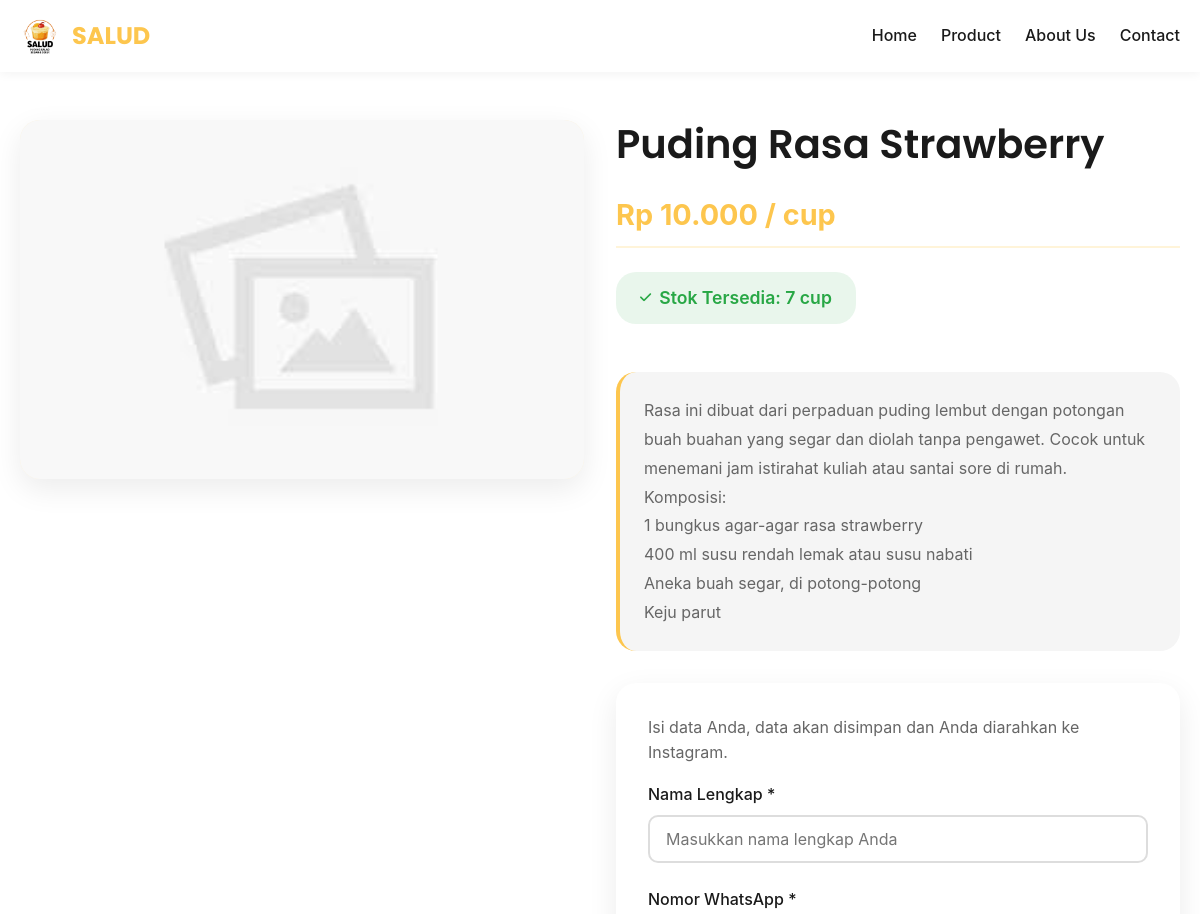
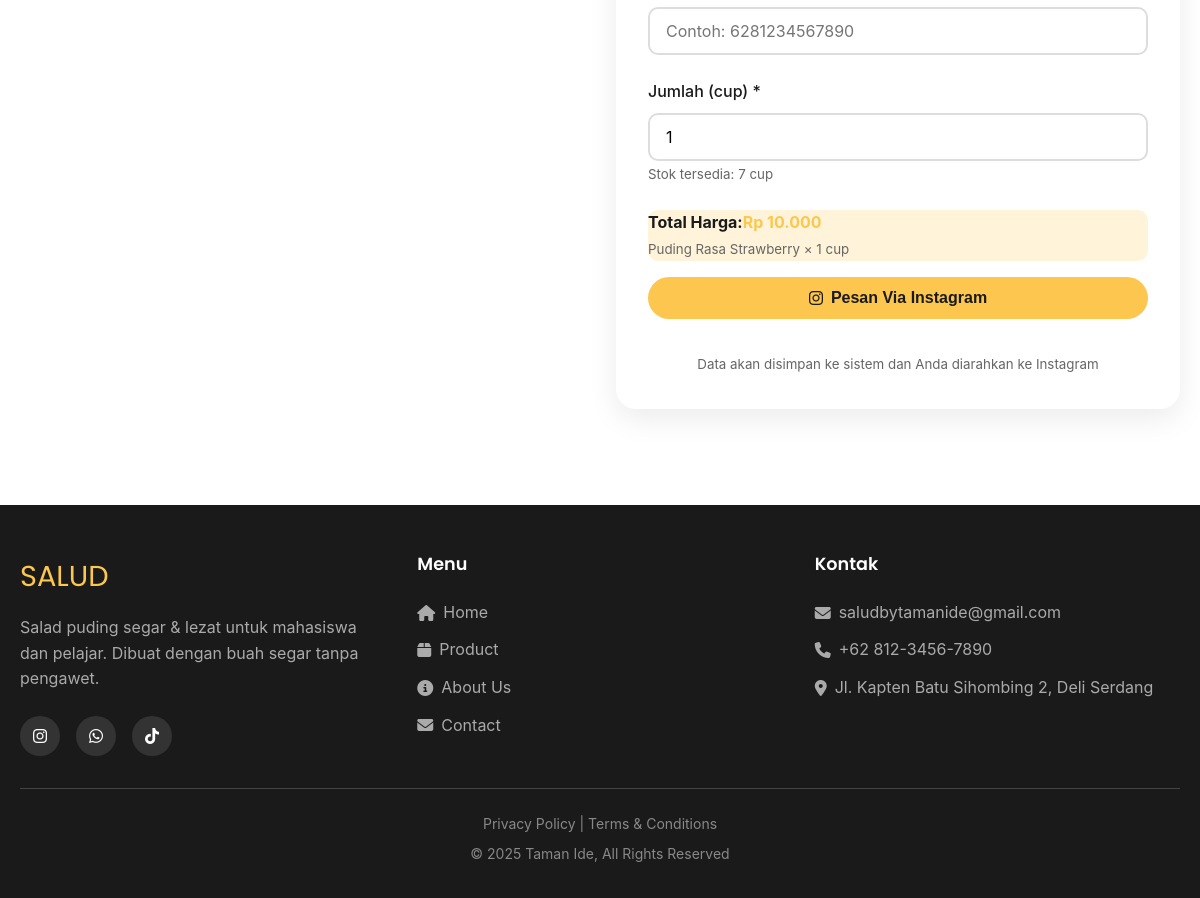
The page /product-detail.php?id=2 on the database its author committed (2 pictures, top to bottom).
### tables this page shows
CREATE TABLE `products` (
  `id` int(11) NOT NULL,
  `name` varchar(100) DEFAULT NULL,
  `description` text DEFAULT NULL,
  `price` int(11) DEFAULT NULL,
  `stock` int(11) DEFAULT 0,
  `image` varchar(255) DEFAULT NULL,
  `created_at` timestamp NOT NULL DEFAULT current_timestamp()
);

### product-detail.php (the view, shortened to what this page needs)
<?php
require_once 'includes/functions.php';
$id = isset($_GET['id']) ? (int)$_GET['id'] : 0;
$stmt = $pdo->prepare("SELECT * FROM products WHERE id = ?");
$stmt->execute([$id]);
$product = $stmt->fetch();
?>
<!DOCTYPE html>
<html lang="id">
<head>
    <link rel="stylesheet" href="assets/css/style.css">
    <link rel="stylesheet"
          href="https://cdnjs.cloudflare.com/ajax/libs/font-awesome/6.4.0/css/all.min.css"
 />
</head>
<body>
    <nav class="navbar">
        <div class="container nav-container">
            <div class="logo-wrapper">
                <img src="assets/images/Logo Salad Puding Hitam.png"
                     alt="SALUD Logo"
                     class="logo-image"
                     width="40"
                     height="40">
                <a href="index.php" class="logo">SALUD</a>
            </div>
            <ul class="nav-menu" id="navMenu">
                <li><a href="index.php">Home</a></li>
                <li><a href="products.php">Product</a></li>
                <li><a href="about.php">About Us</a></li>
                <li><a href="contact.php">Contact</a></li>
            </ul>
        </div>
    </nav>
    <main id="main-content">
        <section class="features">
            <div class="container">
                <div class="product-detail-grid">
                    <div class="product-image-container">
                        <img src="assets/uploads/<?= htmlspecialchars($product['image']) ?>"
                             alt="<?= htmlspecialchars($product['name']) ?>"
                             class="product-detail-img"
                             onerror="this.src='assets/images/default.jpg'"
                             loading="lazy">
                    </div>
                    <div class="product-info-container">
                        <h1><?= htmlspecialchars($product['name']) ?></h1>
                        <div class="product-price-large">
                            Rp <?= number_format($product['price'], 0, ',', '.') ?> / cup
                        </div>
                        <div class="stock-info">
                            <span class="product-stock <?= $product['stock'] > 0 ? 'in-stock' : 'out-stock' ?>">
                                <i class="fas fa-<?= $product['stock'] > 0 ? 'check' : 'times' ?>"></i>
                                <?= $product['stock'] > 0 ? 'Stok Tersedia: ' . $product['stock'] . ' cup' : 'Stok Habis' ?>
                            </span>
                        </div>
                        <div class="product-description">
                            <?= nl2br(htmlspecialchars($product['description'])) ?>
                        </div>
                        <div class="form-container">
                            <p class="mb-2">Isi data Anda, data akan disimpan dan Anda diarahkan ke Instagram.</p>
                            <?php if ($product['stock'] > 0): ?>
                            <form method="POST" id="orderForm">
                                <div class="form-group">
                                    <label for="nama">Nama Lengkap <span class="required">*</span></label>
                                    <input type="text" id="nama" name="nama"
                                           value="<?= isset($_SESSION['order_data']['nama']) ? htmlspecialchars($_SESSION['order_data']['nama']) : (isset($_POST['nama']) ? htmlspecialchars($_POST['nama']) : '') ?>"
                                           required
                                           placeholder="Masukkan nama lengkap Anda">
                                </div>
                                <div class="form-group">
                                    <label for="whatsapp">Nomor WhatsApp <span class="required">*</span></label>
                                    <input type="tel" id="whatsapp" name="whatsapp"
                                           value="<?= isset($_SESSION['order_data']['whatsapp']) ? htmlspecialchars($_SESSION['order_data']['whatsapp']) : (isset($_POST['whatsapp']) ? htmlspecialchars($_POST['whatsapp']) : '') ?>"
                                           placeholder="Contoh: 6281234567890"
                                           required>
                                </div>
                                <div class="form-group">
                                    <label for="quantity">Jumlah (cup) <span class="required">*</span></label>
                                    <input type="number" id="quantity" name="quantity"
                                           value="<?= isset($_SESSION['order_data']['quantity']) ? htmlspecialchars($_SESSION['order_data']['quantity']) : (isset($_POST['quantity']) ? htmlspecialchars($_POST['quantity']) : '1') ?>"
                                           min="1"
                                           max="<?= $product['stock'] ?>"
                                           required
                                           placeholder="Masukkan jumlah yang diinginkan">
                                    <small class="text-muted">Stok tersedia: <?= $product['stock'] ?> cup</small>
                                </div>
                                <div class="price-preview mb-2 p-2" style="background-color: var(--secondary); border-radius: 10px;">
                                    <div class="d-flex justify-between">
                                        <span><strong>Total Harga:</strong></span>
                                        <span id="subtotalPreview" style="font-weight: bold; color: var(--primary);">Rp <?= number_format($product['price'], 0, ',', '.') ?></span>
                                    </div>
                                    <small class="text-muted" id="detailPreview"><?= $product['name'] ?> × 1 cup</small>
                                </div>
                                <button type="submit" class="btn btn-primary btn-block">
                                    <i class="fab fa-instagram"></i> Pesan Via Instagram
                                </button>
                                <div class="text-center mt-2">
                                    <small class="text-muted">Data akan disimpan ke sistem dan Anda diarahkan ke Instagram</small>
                                </div>
                            </form>
                            <?php endif; ?>
                        </div>
                    </div>
                </div>
            </div>
        </section>
    </main>
    <footer class="footer">
        <div class="container">
            <div class="footer-grid">
                <div class="footer-about">
                    <div class="footer-logo">SALUD</div>
                    <p>Salad puding segar & lezat untuk mahasiswa dan pelajar. Dibuat dengan buah segar tanpa pengawet.</p>
                    <div class="social-icons">
                        <a href="https://www.instagram.com/saludby.tamanide?utm_source=ig_web_button_share_sheet&igsh=ZDNlZDc0MzIxNw==" class="social-icon" aria-label="Instagram"><i class="fab fa-instagram"></i></a>
                        <a href="#" class="social-icon" aria-label="WhatsApp"><i class="fab fa-whatsapp"></i></a>
                        <a href="#" class="social-icon" aria-label="TikTok"><i class="fab fa-tiktok"></i></a>
                    </div>
                </div>
                <div class="footer-links">
                    <h3>Menu</h3>
                    <ul>
                        <li><a href="index.php"><i class="fas fa-home"></i> Home</a></li>
                        <li><a href="products.php"><i class="fas fa-box"></i> Product</a></li>
                        <li><a href="about.php"><i class="fas fa-info-circle"></i> About Us</a></li>
                        <li><a href="contact.php"><i class="fas fa-envelope"></i> Contact</a></li>
                    </ul>
                </div>
                <div class="footer-links">
                    <h3>Kontak</h3>
                    <ul>
                        <li><a href="mailto:saludbytamanide@gmail.com"><i class="fas fa-envelope"></i> saludbytamanide@gmail.com</a></li>
                        <li><a href="tel:+6281234567890"><i class="fas fa-phone"></i> +62 812-3456-7890</a></li>
                        <li><a><i class="fas fa-map-marker-alt"></i> Jl. Kapten Batu Sihombing 2, Deli Serdang</a></li>
                    </ul>
                </div>
            </div>
            <div class="copyright">
                <p>Privacy Policy | Terms & Conditions</p>
                <p>&copy; 2025 Taman Ide, All Rights Reserved</p>
            </div>
        </div>
    </footer>
</body>
</html>

### rows shown on the page
products: name "Puding Rasa Strawberry", price "10.000", stock "7", description "Rasa ini dibuat dari perpaduan puding lembut dengan potongan buah buahan yang segar dan diolah tanpa pengawet. Cocok untuk menemani jam istirahat kuliah atau santai sore di rumah. Komposisi: 1 bungkus agar-agar rasa strawberry 400 ml susu rendah lemak atau susu nabati Aneka buah segar, di potong-potong Keju parut"
